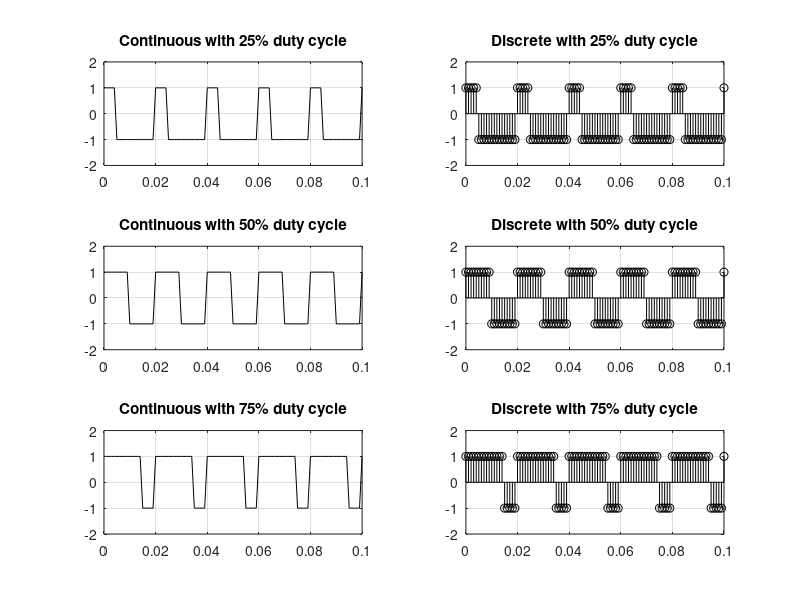

MATLAB code for this plot:
clc
clear all
close all
n=0:.001:.1

subplot(3,2,2)
s=square(2*pi*50*n,25)
stem(n,s,'k')
title('Discrete with 25% duty cycle')
axis([0 .1 -2 2])
grid on

subplot(3,2,4)
s=square(2*pi*50*n,50)
stem(n,s,'k')
axis([0 .1 -2 2])
title('Discrete with 50% duty cycle')
grid on

subplot(3,2,6)
s=square(2*pi*50*n,75)
stem(n,s,'k')
title('Discrete with 75% duty cycle')
grid on
axis([0 .1 -2 2])


subplot(3,2,1)
s=square(2*pi*50*n,25)
plot(n,s,'k')
title('Continuous with 25% duty cycle')
grid on
axis([0 .1 -2 2])

subplot(3,2,3)
s=square(2*pi*50*n,50)
plot(n,s,'k')
title('Continuous with 50% duty cycle')
grid on
axis([0 .1 -2 2])

subplot(3,2,5)
s=square(2*pi*50*n,75)
plot(n,s,'k')
title('Continuous with 75% duty cycle')
grid on
axis([0 .1 -2 2])
